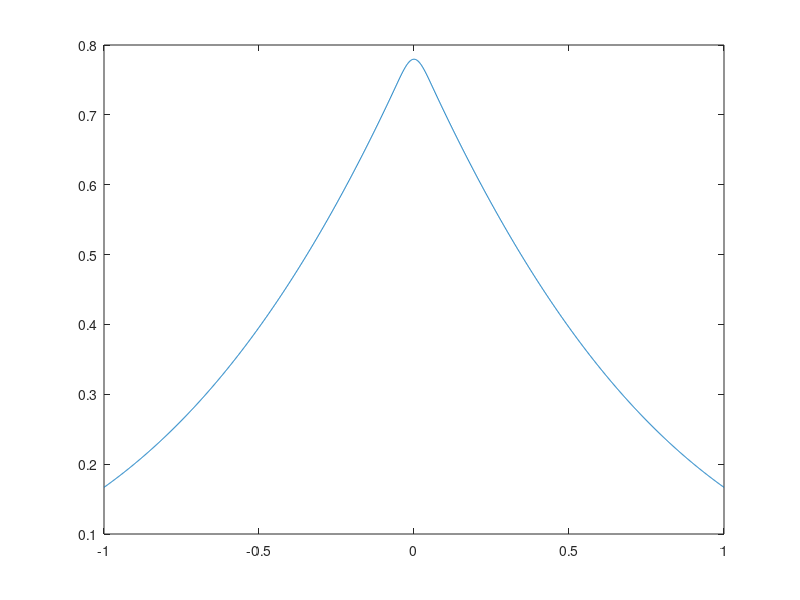

This figure's MATLAB source:
dt = 10^-3;
b = 1;
t = dt:dt:b; % 0 -> sqrt(b)

dI = 10^-3;

Ivals = 0:dI:1;
PI = zeros(size(Ivals));

for i = 1:size(Ivals,2)
    I = Ivals(i);
    val = sum(exp(bsxfun(@rdivide,-I^2,(2*t)))./sqrt(t) * dt);
    PI(i) = val/sqrt(2*pi)/(b);
end

PI = [fliplr(PI) PI(2:end)];
Ivals = [-fliplr(Ivals) Ivals(2:end)];
plot(Ivals,PI)
    